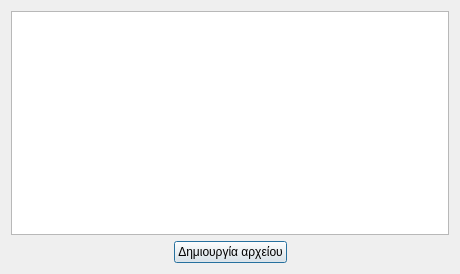
<?xml version="1.0" encoding="UTF-8"?>
<ui version="4.0">
 <class>Dialog</class>
 <widget class="QDialog" name="Dialog">
  <property name="geometry">
   <rect>
    <x>0</x>
    <y>0</y>
    <width>460</width>
    <height>274</height>
   </rect>
  </property>
  <property name="windowTitle">
   <string>Δημιουργία Αρχείου Α.Π.Δ.</string>
  </property>
  <layout class="QVBoxLayout" name="verticalLayout">
   <item>
    <widget class="QTableWidget" name="tblXrisiTrimino"/>
   </item>
   <item>
    <layout class="QHBoxLayout" name="horizontalLayout">
     <item>
      <spacer name="horizontalSpacer">
       <property name="orientation">
        <enum>Qt::Horizontal</enum>
       </property>
       <property name="sizeHint" stdset="0">
        <size>
         <width>40</width>
         <height>20</height>
        </size>
       </property>
      </spacer>
     </item>
     <item>
      <widget class="QPushButton" name="b_makeFile">
       <property name="text">
        <string>Δημιουργία αρχείου</string>
       </property>
      </widget>
     </item>
     <item>
      <spacer name="horizontalSpacer_2">
       <property name="orientation">
        <enum>Qt::Horizontal</enum>
       </property>
       <property name="sizeHint" stdset="0">
        <size>
         <width>40</width>
         <height>20</height>
        </size>
       </property>
      </spacer>
     </item>
    </layout>
   </item>
  </layout>
 </widget>
 <resources/>
 <connections/>
</ui>
